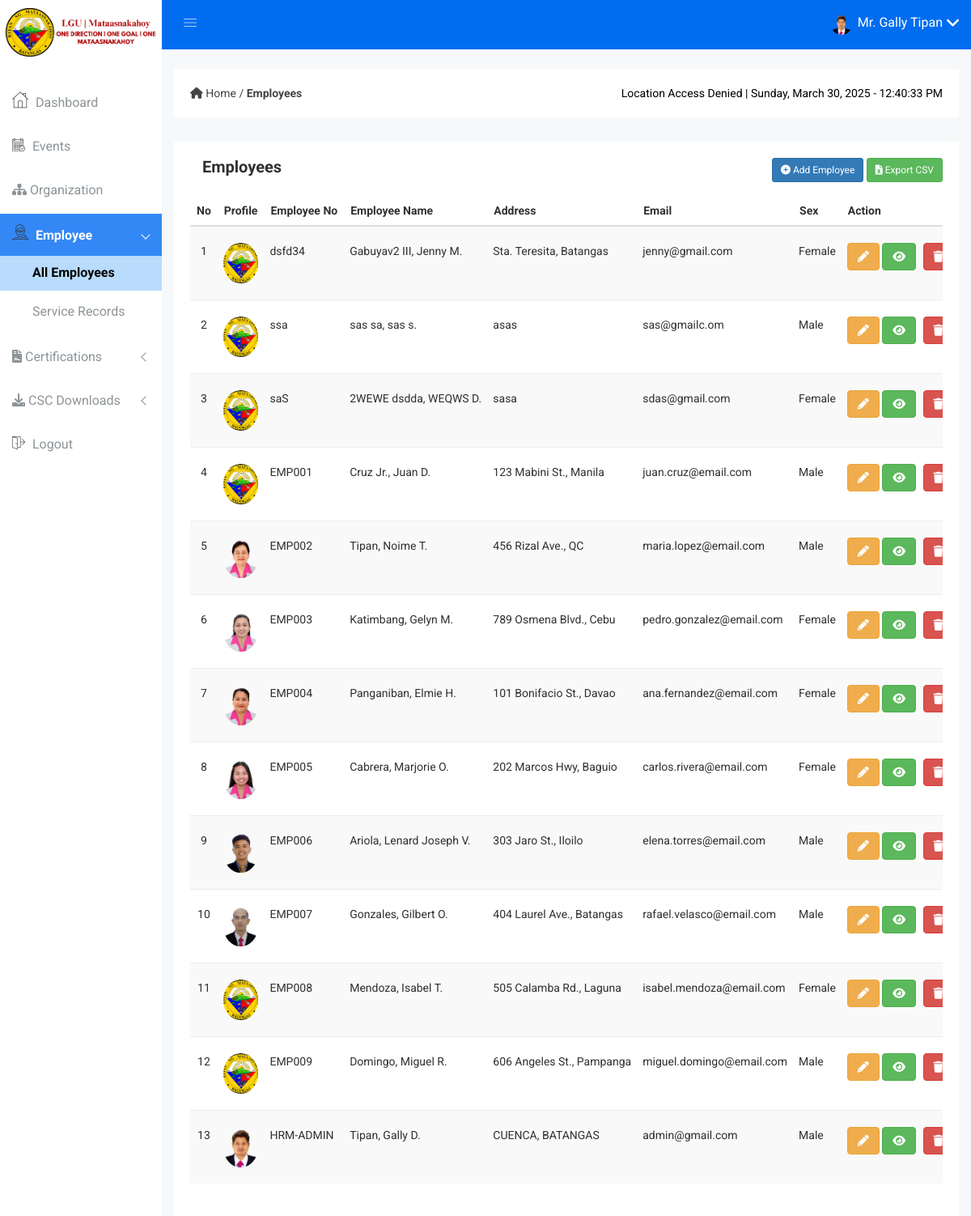
/all-employees.php (signed in), run on the app's committed database.
### tables this page shows
CREATE TABLE IF NOT EXISTS `employee` (
  `employee_no` varchar(100) NOT NULL,
  `firstname` varchar(50) NOT NULL,
  `middlename` varchar(50) DEFAULT NULL,
  `lastname` varchar(50) NOT NULL,
  `name_extension` varchar(10) DEFAULT NULL,
  `dob` date NOT NULL,
  `pob` varchar(255) NOT NULL,
  `sex` enum('Male','Female') NOT NULL,
  `civil_status` varchar(255) DEFAULT NULL,
  `address` text NOT NULL,
  `blood_type` enum('A+','A-','B+','B-','AB+','AB-','O+','O-','Unknown') DEFAULT 'Unknown',
  `mobile_no` bigint DEFAULT NULL,
  `email_address` varchar(100) NOT NULL,
  `image` varchar(255) DEFAULT NULL,
  `created_at` timestamp NOT NULL DEFAULT CURRENT_TIMESTAMP,
  `updated_at` timestamp NOT NULL DEFAULT CURRENT_TIMESTAMP ON UPDATE CURRENT_TIMESTAMP,
  PRIMARY KEY (`employee_no`),
  UNIQUE KEY `email_address` (`email_address`)
);

CREATE TABLE IF NOT EXISTS `government_info` (
  `id` int NOT NULL AUTO_INCREMENT,
  `employee_no` varchar(100) NOT NULL,
  `gsis_no` varchar(20) NOT NULL,
  `pag_ibig_no` varchar(20) NOT NULL,
  `philhealth_no` varchar(20) NOT NULL,
  `sss_no` varchar(20) NOT NULL,
  `tin_no` varchar(20) NOT NULL,
  `created_at` timestamp NOT NULL DEFAULT CURRENT_TIMESTAMP,
  `updated_at` timestamp NOT NULL DEFAULT CURRENT_TIMESTAMP ON UPDATE CURRENT_TIMESTAMP,
  PRIMARY KEY (`id`),
  UNIQUE KEY `gsis_no` (`gsis_no`),
  UNIQUE KEY `pag_ibig_no` (`pag_ibig_no`),
  UNIQUE KEY `philhealth_no` (`philhealth_no`),
  UNIQUE KEY `sss_no` (`sss_no`),
  UNIQUE KEY `tin_no` (`tin_no`),
  KEY `employee_no` (`employee_no`)
);

### all-employees.php (the view, shortened to what the rows shown need)
<?php
include "dbcon.php";
?>
<!DOCTYPE html>
<html class="no-js" lang="en">
<head>
    <link rel="stylesheet" href="css/bootstrap.min.css" />
    <link rel="stylesheet" href="css/font-awesome.min.css" />
    <link rel="stylesheet" href="css/owl.carousel.css" />
    <link rel="stylesheet" href="css/owl.theme.css" />
    <link rel="stylesheet" href="css/owl.transitions.css" />
    <link rel="stylesheet" href="css/animate.css" />
    <link rel="stylesheet" href="css/normalize.css" />
    <link rel="stylesheet" href="css/meanmenu.min.css" />
    <link rel="stylesheet" href="css/main.css" />
    <link rel="stylesheet" href="css/educate-custon-icon.css" />
    <link rel="stylesheet" href="css/morrisjs/morris.css" />
    <link rel="stylesheet" href="css/scrollbar/jquery.mCustomScrollbar.min.css" />
    <link rel="stylesheet" href="css/metisMenu/metisMenu.min.css" />
    <link rel="stylesheet" href="css/metisMenu/metisMenu-vertical.css" />
    <link rel="stylesheet" href="style.css" />
    <link rel="stylesheet" href="css/responsive.css" />
    <link rel="stylesheet" href="//cdn.datatables.net/2.1.4/css/dataTables.dataTables.min.css" />
    <link href="https://cdn.jsdelivr.net/npm/sweetalert2@11.12.3/dist/sweetalert2.min.css" rel="stylesheet">
</head>
<body>
    <?php include 'includes/header.php'; ?>
                                                    <link rel="stylesheet"
                                                        href="https://cdnjs.cloudflare.com/ajax/libs/font-awesome/6.0.0-beta3/css/all.min.css">
    <div class="product-status mg-b-15">
        <div class="container-fluid">
            <div class="row">
                <div class="col-lg-12 col-md-12 col-sm-12 col-xs-12">
                    <div class="product-status-wrap drp-lst">
                        <div class="asset-inner" style="margin-top: 5px;">
                            <table id="myTable" class="table table-striped">
                                <thead>
                                    <tr>
                                        <th scope="col">No</th>
                                        <th scope="col">Profile</th>
                                        <th scope="col">Employee No</th>
                                        <th scope="col">Employee Name</th>
                                        <th scope="col">Address</th>
                                        <th scope="col">Email</th>
                                        <th scope="col">Sex</th>
                                        <th scope="col">Action</th>
                                    </tr>
                                </thead>
                                <tbody>
                                    <?php
                                    $query = "SELECT
                                        e.employee_no, e.firstname, e.middlename, e.lastname, e.name_extension,
                                        e.dob, e.pob, e.sex, e.civil_status, e.address, e.mobile_no, e.email_address, e.blood_type, e.image,
                                        g.gsis_no, g.pag_ibig_no, g.philhealth_no, g.tin_no, g.sss_no,
                                        (SELECT s.salary FROM service_records s WHERE s.employee_no = e.employee_no ORDER BY s.created_at DESC LIMIT 1) AS salary,
                                        (SELECT s.station_place FROM service_records s WHERE s.employee_no = e.employee_no ORDER BY s.created_at DESC LIMIT 1) AS station_place,
                                        (SELECT s.branch FROM service_records s WHERE s.employee_no = e.employee_no ORDER BY s.created_at DESC LIMIT 1) AS branch,
                                        (SELECT s.abs_wo_pay FROM service_records s WHERE s.employee_no = e.employee_no ORDER BY s.created_at DESC LIMIT 1) AS abs_wo_pay,
                                        (SELECT s.cause_of_separation FROM service_records s WHERE s.employee_no = e.employee_no ORDER BY s.created_at DESC LIMIT 1) AS cause_of_separation
                                        FROM employee e
                                        LEFT JOIN government_info g ON e.employee_no = g.employee_no
                                        LEFT JOIN hr_staffs h ON e.employee_no = h.employee_no AND LOWER(h.role) LIKE '%mayor%'
                                        WHERE h.employee_no IS NULL
                                        ORDER BY e.created_at DESC";
                                    $view_data = mysqli_query($con, $query);
                                    $count = 1;
                                    while ($row = mysqli_fetch_assoc($view_data)) {
                                        $employee_no = $row['employee_no'] ?? '';
                                        $firstname = $row['firstname'] ?? '';
                                        $middlename = $row['middlename'] ?? '';
                                        $lastname = $row['lastname'] ?? '';
                                        $name_extension = $row['name_extension'] ?? '';
                                        $sex = $row['sex'] ?? '';
                                        $address = $row['address'] ?? '';
                                        $email_address = $row['email_address'] ?? '';
                                        $imagePath = $row['image'] ?? '';
                                        $imageUrl = !empty($imagePath) ? 'img/profile/' . $imagePath : 'img/mk-logo.png';
                                    ?>
                                        <tr>
                                            <td style="text-align: center;"><?php echo $count; ?></td>
                                            <td>
                                                <img src="<?php echo htmlspecialchars($imageUrl); ?>" alt=""
                                                    style="height: 50px; width: 50px; border-radius: 50%; object-fit: cover;">
                                            </td>
                                            <td><?php echo htmlspecialchars($employee_no); ?></td>
                                            <td>
                                                <?php
                                                $full_name = $lastname;
                                                if (!empty($name_extension)) {
                                                    $full_name .= ' ' . $name_extension;
                                                }
                                                $full_name .= ', ' . $firstname;
                                                if (!empty($middlename)) {
                                                    $full_name .= ' ' . substr($middlename, 0, 1) . '.';
                                                }
                                                echo htmlspecialchars($full_name);
                                                ?>
                                            </td>
                                            <td><?php echo htmlspecialchars($address); ?></td>
                                            <td><?php echo htmlspecialchars($email_address); ?></td>
                                            <td><?php echo htmlspecialchars($sex); ?></td>
                                            <td>
                                                <div style="text-align: center;">
                                                    <button type="button" class="btn btn-warning" data-toggle="modal"
                                                        data-target="#editEmployee<?php echo $employee_no; ?>">
                                                        <i class="fa fa-pencil"></i>
                                                    </button>
                                                    <a href="employeedetails.php?employee_no=<?php echo $employee_no; ?>"
                                                        class="btn btn-success" title="View" style="margin-right: 5px;">
                                                        <i class="fa fa-eye"></i>
                                                    </a>
                                                    <a href="#" class="btn btn-danger delete-btn"
                                                        data-id="<?php echo $employee_no; ?>" title="Delete">
                                                        <i class="fa fa-trash"></i>
                                                    </a>
                                                </div>
                                            </td>
                                        </tr>
                                    <?php $count++;
                                    } ?>
                                </tbody>
                            </table>
                        </div>
                    </div>
                </div>
            </div>
        </div>
    </div>
        <?php include 'includes/footer.php'; ?>

### includes/header.php (shortened to what the rows shown need)
<div class="all-content-wrapper">
    <div class="header-advance-area">
        <div class="header-top-area">
            <div class="container-fluid">
                <div class="row">
                    <div class="col-lg-12 col-md-12 col-sm-12 col-xs-12">
                        <div class="header-top-wraper">
                            <div class="row">
                                <div class="col-lg-5 col-md-5 col-sm-12 col-xs-12">
                                    <div class="header-right-info">
                                        <ul class="nav navbar-nav mai-top-nav header-right-menu">
                                            <li class="nav-item">
                                                <?php
                                                include "dbcon.php";
                                                $user_id = $_SESSION['user_id'];
                                                if (!empty($user_id)) {
                                                    $query = "
                                                        SELECT e.image, e.firstname, e.lastname, e.sex
                                                        FROM employee e
                                                        INNER JOIN admin a ON e.employee_no = a.employee_no
                                                        WHERE a.employee_no = ?
                                                    ";
                                                    $stmt = $con->prepare($query);
                                                    $stmt->bind_param("s", $user_id);
                                                    $stmt->execute();
                                                    $result = $stmt->get_result();
                                                    if ($row = $result->fetch_assoc()) {
                                                        $imagePath = $row['image'];
                                                        $sex = strtolower($row['sex']);
                                                        if ($sex === 'male') {
                                                            $salutation = "Mr.";
                                                        } elseif ($sex === 'female') {
                                                            $salutation = "Ms.";
                                                        } else {
                                                            $salutation = "";
                                                        }
                                                        $user_image = !empty($imagePath) ? 'img/profile/' . $imagePath : 'img/mk-logo.png';
                                                        $user_name = trim("$salutation {$row['firstname']} {$row['lastname']}");
                                                    } else {
                                                        $user_image = 'img/mk-logo.png';
                                                        $user_name = 'Admin';
                                                    }
                                                } else {
                                                    $user_image = 'img/mk-logo.png';
                                                    $user_name = 'Admin';
                                                }
                                                ?>
                                                <a href="#" data-toggle="dropdown" role="button" aria-expanded="false" class="nav-link dropdown-toggle">
                                                    <img src="<?php echo htmlspecialchars($user_image); ?>" alt="User Image" />
                                                    <span class="admin-name"><?php echo htmlspecialchars($user_name); ?></span>
                                                    <i class="fa fa-angle-down edu-icon edu-down-arrow"></i>
                                                </a>
                                            </li>
                                        </ul>
                                    </div>
                                </div>
                            </div>
                        </div>
                    </div>
                </div>
            </div>
        </div>

### data on the page
employee: image (picture), user_name "Mr. Gally Tipan"
government_info: employee_no.employee_no "dsfd34", employee_no.middlename "Gabuyav2 III, Jenny M.", employee_no.address "Sta. Teresita, Batangas", employee_no.email_address "jenny@gmail.com", employee_no.sex "Female"
government_info: employee_no.employee_no "ssa", employee_no.middlename "sas sa, sas s.", employee_no.address "asas", employee_no.email_address "sas@gmailc.om", employee_no.sex "Male"
government_info: employee_no.employee_no "saS", employee_no.middlename "2WEWE dsdda, WEQWS D.", employee_no.address "sasa", employee_no.email_address "sdas@gmail.com", employee_no.sex "Female"
employee: employee_no "EMP001", full_name "Cruz Jr., Juan D.", address "123 Mabini St., Manila", email_address "juan.cruz@email.com", sex "Male"
employee: image (picture), employee_no "EMP002", full_name "Tipan, Noime T.", address "456 Rizal Ave., QC", email_address "maria.lopez@email.com", sex "Male"
employee: image (picture), employee_no "EMP003", full_name "Katimbang, Gelyn M.", address "789 Osmena Blvd., Cebu", email_address "pedro.gonzalez@email.com", sex "Female"
employee: image (picture), employee_no "EMP004", full_name "Panganiban, Elmie H.", address "101 Bonifacio St., Davao", email_address "ana.fernandez@email.com", sex "Female"
employee: image (picture), employee_no "EMP005", full_name "Cabrera, Marjorie O.", address "202 Marcos Hwy, Baguio", email_address "carlos.rivera@email.com", sex "Female"
employee: image (picture), employee_no "EMP006", full_name "Ariola, Lenard Joseph V.", address "303 Jaro St., Iloilo", email_address "elena.torres@email.com", sex "Male"
employee: image (picture), employee_no "EMP007", full_name "Gonzales, Gilbert O.", address "404 Laurel Ave., Batangas", email_address "rafael.velasco@email.com", sex "Male"
employee: employee_no "EMP008", full_name "Mendoza, Isabel T.", address "505 Calamba Rd., Laguna", email_address "isabel.mendoza@email.com", sex "Female"
employee: employee_no "EMP009", full_name "Domingo, Miguel R.", address "606 Angeles St., Pampanga", email_address "miguel.domingo@email.com", sex "Male"
government_info: employee_no.image (picture), employee_no.employee_no "HRM-ADMIN", employee_no.middlename "Tipan, Gally D.", employee_no.address "CUENCA, BATANGAS", employee_no.email_address "admin@gmail.com", employee_no.sex "Male"
